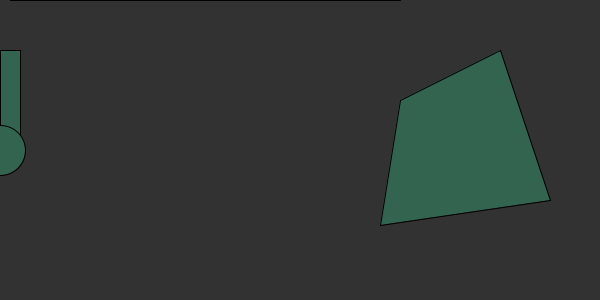
Frame 1 (no input)
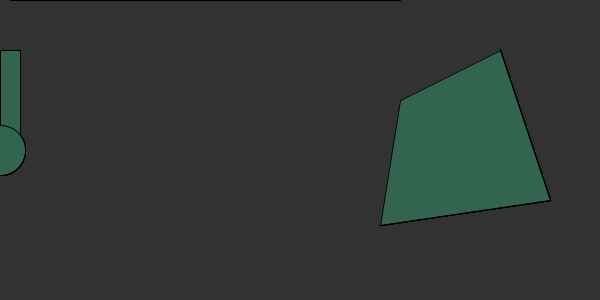
Frame 60 (the mouse pressed at the canvas centre just before this capture)
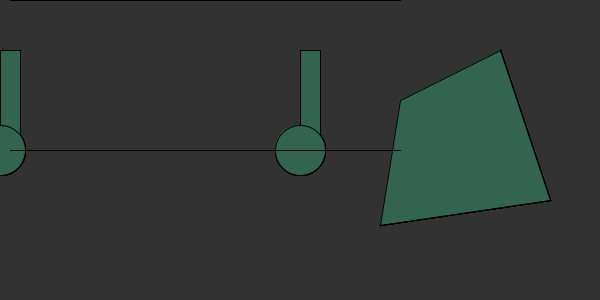
Frame 120 (the mouse held since frame 60 and released just before this capture)

The Processing sketch that drew these frames (run headless with seeded random() and noise(); from frame 60 on, the mouse is pressed at the canvas centre):

// Processing sketch: processing_88006
// ── processing_88006.pde

int RED = 50;
int GREEN = 50;
int BLUE = 50;

void setup(){
  size(600, 300);
  background(RED, GREEN, BLUE);
}

void draw(){
  fill(RED, 100, 80);
  rect(mouseX, 50, 20, 100);
  ellipse(mouseX, height/2, 50, 50);
  quad(400, 100, 500, 50, 550, 200, 380, 225);
  
  stroke(0);
  line(10, mouseY, 400, mouseY);
}
